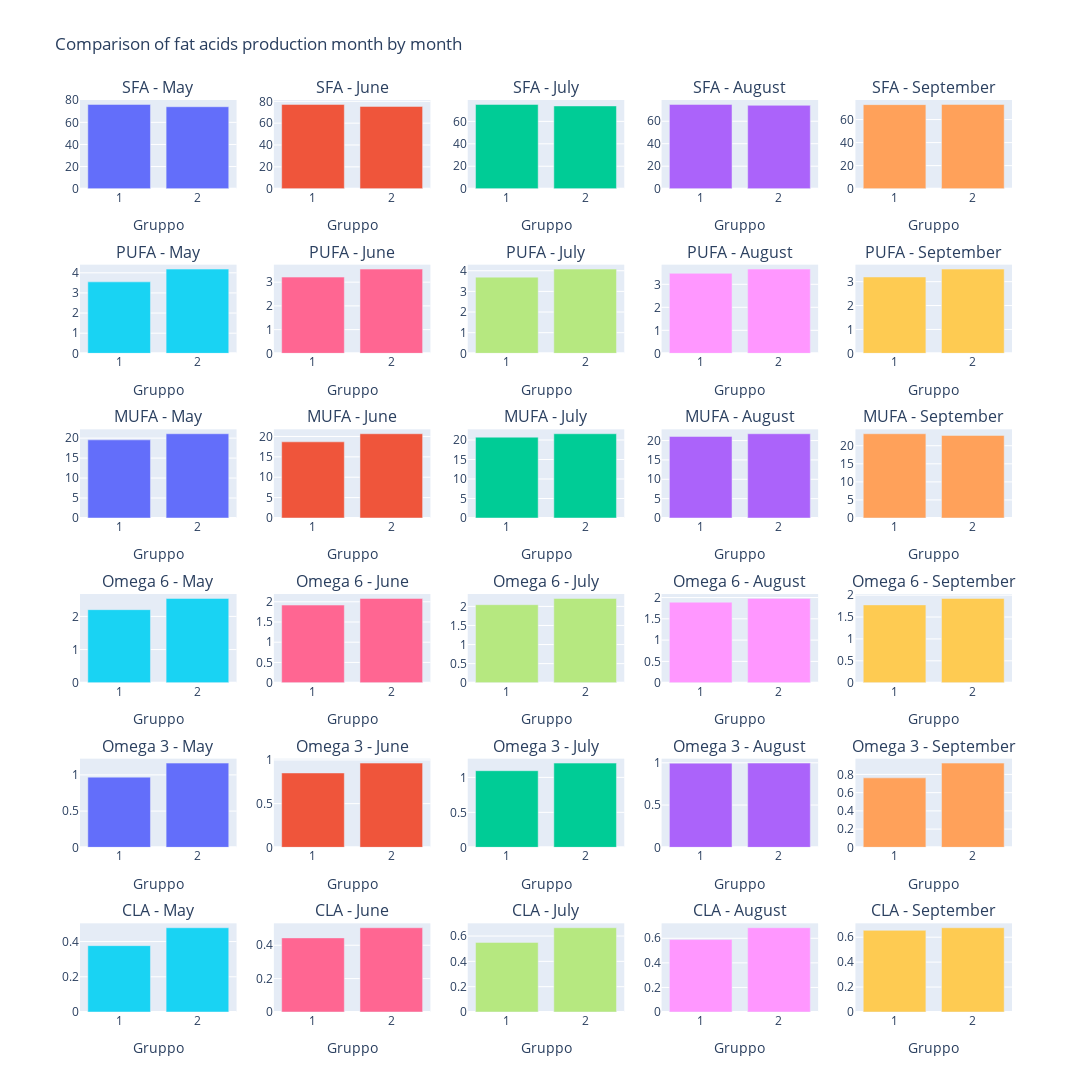

Write notebook code for a chart like this one.
### Markdown cell above
### Creating comparison charts of FAP mean by group and by month

### Code cell
fig = make_subplots(rows=6, cols=5, subplot_titles=("SFA - May","SFA - June",
                                                   "SFA - July", "SFA - August",
                                                   "SFA - September", "PUFA - May",
                                                   "PUFA - June", "PUFA - July",
                                                   "PUFA - August", "PUFA - September",
                                                   "MUFA - May", "MUFA - June",
                                                   "MUFA - July", "MUFA - August",
                                                   "MUFA - September", "Omega 6 - May", "Omega 6 - June",
                                                   "Omega 6 - July", "Omega 6 - August", "Omega 6 - September",
                                                   "Omega 3 - May", "Omega 3 - June",
                                                   "Omega 3 - July", "Omega 3 - August", "Omega 3 - September",
                                                   "CLA - May", "CLA - June", "CLA - July", "CLA - August",
                                                   "CLA - September")
                   )
#Adding traces

#SFA
fig.add_trace(go.Bar(
    x = df_subplots["Gruppo"],
    y = df_subplots['Saturi (SFA)'][df_subplots['Prelievo']=='May']),
    row = 1, col = 1
)
fig.add_trace(go.Bar(
    x = df_subplots["Gruppo"],
    y = df_subplots['Saturi (SFA)'][df_subplots['Prelievo']=='June']),
    row = 1, col = 2
)
fig.add_trace(go.Bar(
    x = df_subplots["Gruppo"],
    y = df_subplots['Saturi (SFA)'][df_subplots['Prelievo']=='July']),
    row = 1, col = 3
)
fig.add_trace(go.Bar(
    x = df_subplots["Gruppo"],
    y = df_subplots['Saturi (SFA)'][df_subplots['Prelievo']=='August']),
    row = 1, col = 4
)
fig.add_trace(go.Bar(
    x = df_subplots["Gruppo"],
    y = df_subplots['Saturi (SFA)'][df_subplots['Prelievo']=='September']),
    row = 1, col = 5
)

#PUFA
fig.add_trace(go.Bar(
    x = df_subplots["Gruppo"],
    y = df_subplots['Polinsaturi (PUFA)'][df_subplots['Prelievo']=='May']),
    row = 2, col = 1
)
fig.add_trace(go.Bar(
    x = df_subplots["Gruppo"],
    y = df_subplots['Polinsaturi (PUFA)'][df_subplots['Prelievo']=='June']),
    row = 2, col = 2
)
fig.add_trace(go.Bar(
    x = df_subplots["Gruppo"],
    y = df_subplots['Polinsaturi (PUFA)'][df_subplots['Prelievo']=='July']),
    row = 2, col = 3
)
fig.add_trace(go.Bar(
    x = df_subplots["Gruppo"],
    y = df_subplots['Polinsaturi (PUFA)'][df_subplots['Prelievo']=='August']),
    row = 2, col = 4
)
fig.add_trace(go.Bar(
    x = df_subplots["Gruppo"],
    y = df_subplots['Polinsaturi (PUFA)'][df_subplots['Prelievo']=='September']),
    row = 2, col = 5
)

#MUFA
fig.add_trace(go.Bar(
    x = df_subplots["Gruppo"],
    y = df_subplots['Monoinsaturi (MUFA)'][df_subplots['Prelievo']=='May']),
    row = 3, col = 1
)
fig.add_trace(go.Bar(
    x = df_subplots["Gruppo"],
    y = df_subplots['Monoinsaturi (MUFA)'][df_subplots['Prelievo']=='June']),
    row = 3, col = 2
)
fig.add_trace(go.Bar(
    x = df_subplots["Gruppo"],
    y = df_subplots['Monoinsaturi (MUFA)'][df_subplots['Prelievo']=='July']),
    row = 3, col = 3
)
fig.add_trace(go.Bar(
    x = df_subplots["Gruppo"],
    y = df_subplots['Monoinsaturi (MUFA)'][df_subplots['Prelievo']=='August']),
    row = 3, col = 4
)
fig.add_trace(go.Bar(
    x = df_subplots["Gruppo"],
    y = df_subplots['Monoinsaturi (MUFA)'][df_subplots['Prelievo']=='September']),
    row = 3, col = 5
)

#Omega 6
fig.add_trace(go.Bar(
    x = df_subplots["Gruppo"],
    y = df_subplots['omega 6'][df_subplots['Prelievo']=='May']),
    row = 4, col = 1
)
fig.add_trace(go.Bar(
    x = df_subplots["Gruppo"],
    y = df_subplots['omega 6'][df_subplots['Prelievo']=='June']),
    row = 4, col = 2
)
fig.add_trace(go.Bar(
    x = df_subplots["Gruppo"],
    y = df_subplots['omega 6'][df_subplots['Prelievo']=='July']),
    row = 4, col = 3
)
fig.add_trace(go.Bar(
    x = df_subplots["Gruppo"],
    y = df_subplots['omega 6'][df_subplots['Prelievo']=='August']),
    row = 4, col = 4
)
fig.add_trace(go.Bar(
    x = df_subplots["Gruppo"],
    y = df_subplots['omega 6'][df_subplots['Prelievo']=='September']),
    row = 4, col = 5
)

#Omega 3
fig.add_trace(go.Bar(
    x = df_subplots["Gruppo"],
    y = df_subplots['omega 3'][df_subplots['Prelievo']=='May']),
    row = 5, col = 1
)
fig.add_trace(go.Bar(
    x = df_subplots["Gruppo"],
    y = df_subplots['omega 3'][df_subplots['Prelievo']=='June']),
    row = 5, col = 2
)
fig.add_trace(go.Bar(
    x = df_subplots["Gruppo"],
    y = df_subplots['omega 3'][df_subplots['Prelievo']=='July']),
    row = 5, col = 3
)
fig.add_trace(go.Bar(
    x = df_subplots["Gruppo"],
    y = df_subplots['omega 3'][df_subplots['Prelievo']=='August']),
    row = 5, col = 4
)
fig.add_trace(go.Bar(
    x = df_subplots["Gruppo"],
    y = df_subplots['omega 3'][df_subplots['Prelievo']=='September']),
    row = 5, col = 5
)

#CLA
fig.add_trace(go.Bar(
    x = df_subplots["Gruppo"],
    y = df_subplots['CLA'][df_subplots['Prelievo']=='May']),
    row = 6, col = 1
)
fig.add_trace(go.Bar(
    x = df_subplots["Gruppo"],
    y = df_subplots['CLA'][df_subplots['Prelievo']=='June']),
    row = 6, col = 2
)
fig.add_trace(go.Bar(
    x = df_subplots["Gruppo"],
    y = df_subplots['CLA'][df_subplots['Prelievo']=='July']),
    row = 6, col = 3
)
fig.add_trace(go.Bar(
    x = df_subplots["Gruppo"],
    y = df_subplots['CLA'][df_subplots['Prelievo']=='August']),
    row = 6, col = 4
)
fig.add_trace(go.Bar(
    x = df_subplots["Gruppo"],
    y = df_subplots['CLA'][df_subplots['Prelievo']=='September']),
    row = 6, col = 5
)

#Updating X-axis properties

#SFA
fig.update_xaxes(title_text="Gruppo", nticks=3, row=1, col=1)
fig.update_xaxes(title_text="Gruppo", nticks=3, row=1, col=2)
fig.update_xaxes(title_text="Gruppo", nticks=3, row=1, col=3)
fig.update_xaxes(title_text="Gruppo", nticks=3, row=1, col=4)
fig.update_xaxes(title_text="Gruppo", nticks=3, row=1, col=5)

#PUFA
fig.update_xaxes(title_text="Gruppo", nticks=3, row=2, col=1)
fig.update_xaxes(title_text="Gruppo", nticks=3, row=2, col=2)
fig.update_xaxes(title_text="Gruppo", nticks=3, row=2, col=3)
fig.update_xaxes(title_text="Gruppo", nticks=3, row=2, col=4)
fig.update_xaxes(title_text="Gruppo", nticks=3, row=2, col=5)

#MUFA
fig.update_xaxes(title_text="Gruppo", nticks=3, row=3, col=1)
fig.update_xaxes(title_text="Gruppo", nticks=3, row=3, col=2)
fig.update_xaxes(title_text="Gruppo", nticks=3, row=3, col=3)
fig.update_xaxes(title_text="Gruppo", nticks=3, row=3, col=4)
fig.update_xaxes(title_text="Gruppo", nticks=3, row=3, col=5)

#Omega 6
fig.update_xaxes(title_text="Gruppo", nticks=3, row=4, col=1)
fig.update_xaxes(title_text="Gruppo", nticks=3, row=4, col=2)
fig.update_xaxes(title_text="Gruppo", nticks=3, row=4, col=3)
fig.update_xaxes(title_text="Gruppo", nticks=3, row=4, col=4)
fig.update_xaxes(title_text="Gruppo", nticks=3, row=4, col=5)

#Omega 3
fig.update_xaxes(title_text="Gruppo", nticks=3, row=5, col=1)
fig.update_xaxes(title_text="Gruppo", nticks=3, row=5, col=2)
fig.update_xaxes(title_text="Gruppo", nticks=3, row=5, col=3)
fig.update_xaxes(title_text="Gruppo", nticks=3, row=5, col=4)
fig.update_xaxes(title_text="Gruppo", nticks=3, row=5, col=5)

#CLA
fig.update_xaxes(title_text="Gruppo", nticks=3, row=6, col=1)
fig.update_xaxes(title_text="Gruppo", nticks=3, row=6, col=2)
fig.update_xaxes(title_text="Gruppo", nticks=3, row=6, col=3)
fig.update_xaxes(title_text="Gruppo", nticks=3, row=6, col=4)
fig.update_xaxes(title_text="Gruppo", nticks=3, row=6, col=5)



fig.update_layout(showlegend=False,height=1500, width=1200, title_text="Comparison of fat acids production month by month")
fig.show()

### Figure 1 — Plotly figure (JSON) as saved in the notebook; plotly's stock layout.template omitted (floating-point values rounded to 4 significant figures)
{"data": [{"type": "bar", "x": [1, 2, 1, 2, 1, 2, 1, 2, 1, 2], "xaxis": "x", "y": [76.22, 74.14], "yaxis": "y"}, {"type": "bar", "x": [1, 2, 1, 2, 1, 2, 1, 2, 1, 2], "xaxis": "x2", "y": [77.16, 75.34], "yaxis": "y2"}, {"type": "bar", "x": [1, 2, 1, 2, 1, 2, 1, 2, 1, 2], "xaxis": "x3", "y": [75.12, 73.78], "yaxis": "y3"}, {"type": "bar", "x": [1, 2, 1, 2, 1, 2, 1, 2, 1, 2], "xaxis": "x4", "y": [74.95, 74.16], "yaxis": "y4"}, {"type": "bar", "x": [1, 2, 1, 2, 1, 2, 1, 2, 1, 2], "xaxis": "x5", "y": [72.95, 73.12], "yaxis": "y5"}, {"type": "bar", "x": [1, 2, 1, 2, 1, 2, 1, 2, 1, 2], "xaxis": "x6", "y": [3.549, 4.183], "yaxis": "y6"}, {"type": "bar", "x": [1, 2, 1, 2, 1, 2, 1, 2, 1, 2], "xaxis": "x7", "y": [3.213, 3.55], "yaxis": "y7"}, {"type": "bar", "x": [1, 2, 1, 2, 1, 2, 1, 2, 1, 2], "xaxis": "x8", "y": [3.691, 4.079], "yaxis": "y8"}, {"type": "bar", "x": [1, 2, 1, 2, 1, 2, 1, 2, 1, 2], "xaxis": "x9", "y": [3.477, 3.661], "yaxis": "y9"}, {"type": "bar", "x": [1, 2, 1, 2, 1, 2, 1, 2, 1, 2], "xaxis": "x10", "y": [3.195, 3.525], "yaxis": "y10"}, {"type": "bar", "x": [1, 2, 1, 2, 1, 2, 1, 2, 1, 2], "xaxis": "x11", "y": [19.56, 21.1], "yaxis": "y11"}, {"type": "bar", "x": [1, 2, 1, 2, 1, 2, 1, 2, 1, 2], "xaxis": "x12", "y": [18.68, 20.66], "yaxis": "y12"}, {"type": "bar", "x": [1, 2, 1, 2, 1, 2, 1, 2, 1, 2], "xaxis": "x13", "y": [20.73, 21.6], "yaxis": "y13"}, {"type": "bar", "x": [1, 2, 1, 2, 1, 2, 1, 2, 1, 2], "xaxis": "x14", "y": [21.06, 21.76], "yaxis": "y14"}, {"type": "bar", "x": [1, 2, 1, 2, 1, 2, 1, 2, 1, 2], "xaxis": "x15", "y": [23.31, 22.85], "yaxis": "y15"}, {"type": "bar", "x": [1, 2, 1, 2, 1, 2, 1, 2, 1, 2], "xaxis": "x16", "y": [2.204, 2.542], "yaxis": "y16"}, {"type": "bar", "x": [1, 2, 1, 2, 1, 2, 1, 2, 1, 2], "xaxis": "x17", "y": [1.918, 2.082], "yaxis": "y17"}, {"type": "bar", "x": [1, 2, 1, 2, 1, 2, 1, 2, 1, 2], "xaxis": "x18", "y": [2.045, 2.209], "yaxis": "y18"}, {"type": "bar", "x": [1, 2, 1, 2, 1, 2, 1, 2, 1, 2], "xaxis": "x19", "y": [1.892, 1.979], "yaxis": "y19"}, {"type": "bar", "x": [1, 2, 1, 2, 1, 2, 1, 2, 1, 2], "xaxis": "x20", "y": [1.778, 1.925], "yaxis": "y20"}, {"type": "bar", "x": [1, 2, 1, 2, 1, 2, 1, 2, 1, 2], "xaxis": "x21", "y": [0.9687, 1.163], "yaxis": "y21"}, {"type": "bar", "x": [1, 2, 1, 2, 1, 2, 1, 2, 1, 2], "xaxis": "x22", "y": [0.8507, 0.9636], "yaxis": "y22"}, {"type": "bar", "x": [1, 2, 1, 2, 1, 2, 1, 2, 1, 2], "xaxis": "x23", "y": [1.096, 1.204], "yaxis": "y23"}, {"type": "bar", "x": [1, 2, 1, 2, 1, 2, 1, 2, 1, 2], "xaxis": "x24", "y": [0.9961, 0.9967], "yaxis": "y24"}, {"type": "bar", "x": [1, 2, 1, 2, 1, 2, 1, 2, 1, 2], "xaxis": "x25", "y": [0.7622, 0.9242], "yaxis": "y25"}, {"type": "bar", "x": [1, 2, 1, 2, 1, 2, 1, 2, 1, 2], "xaxis": "x26", "y": [0.3767, 0.4782], "yaxis": "y26"}, {"type": "bar", "x": [1, 2, 1, 2, 1, 2, 1, 2, 1, 2], "xaxis": "x27", "y": [0.4441, 0.5047], "yaxis": "y27"}, {"type": "bar", "x": [1, 2, 1, 2, 1, 2, 1, 2, 1, 2], "xaxis": "x28", "y": [0.5501, 0.6655], "yaxis": "y28"}, {"type": "bar", "x": [1, 2, 1, 2, 1, 2, 1, 2, 1, 2], "xaxis": "x29", "y": [0.5897, 0.6856], "yaxis": "y29"}, {"type": "bar", "x": [1, 2, 1, 2, 1, 2, 1, 2, 1, 2], "xaxis": "x30", "y": [0.655, 0.6756], "yaxis": "y30"}], "layout": {"annotations": [{"font": {"size": 16}, "showarrow": false, "text": "SFA - May", "x": 0.084, "xanchor": "center", "xref": "paper", "y": 1.0, "yanchor": "bottom", "yref": "paper"}, {"font": {"size": 16}, "showarrow": false, "text": "SFA - June", "x": 0.292, "xanchor": "center", "xref": "paper", "y": 1.0, "yanchor": "bottom", "yref": "paper"}, {"font": {"size": 16}, "showarrow": false, "text": "SFA - July", "x": 0.5, "xanchor": "center", "xref": "paper", "y": 1.0, "yanchor": "bottom", "yref": "paper"}, {"font": {"size": 16}, "showarrow": false, "text": "SFA - August", "x": 0.708, "xanchor": "center", "xref": "paper", "y": 1.0, "yanchor": "bottom", "yref": "paper"}, {"font": {"size": 16}, "showarrow": false, "text": "SFA - September", "x": 0.916, "xanchor": "center", "xref": "paper", "y": 1.0, "yanchor": "bottom", "yref": "paper"}, {"font": {"size": 16}, "showarrow": false, "text": "PUFA - May", "x": 0.084, "xanchor": "center", "xref": "paper", "y": 0.8194, "yanchor": "bottom", "yref": "paper"}, {"font": {"size": 16}, "showarrow": false, "text": "PUFA - June", "x": 0.292, "xanchor": "center", "xref": "paper", "y": 0.8194, "yanchor": "bottom", "yref": "paper"}, {"font": {"size": 16}, "showarrow": false, "text": "PUFA - July", "x": 0.5, "xanchor": "center", "xref": "paper", "y": 0.8194, "yanchor": "bottom", "yref": "paper"}, {"font": {"size": 16}, "showarrow": false, "text": "PUFA - August", "x": 0.708, "xanchor": "center", "xref": "paper", "y": 0.8194, "yanchor": "bottom", "yref": "paper"}, {"font": {"size": 16}, "showarrow": false, "text": "PUFA - September", "x": 0.916, "xanchor": "center", "xref": "paper", "y": 0.8194, "yanchor": "bottom", "yref": "paper"}, {"font": {"size": 16}, "showarrow": false, "text": "MUFA - May", "x": 0.084, "xanchor": "center", "xref": "paper", "y": 0.6389, "yanchor": "bottom", "yref": "paper"}, {"font": {"size": 16}, "showarrow": false, "text": "MUFA - June", "x": 0.292, "xanchor": "center", "xref": "paper", "y": 0.6389, "yanchor": "bottom", "yref": "paper"}, {"font": {"size": 16}, "showarrow": false, "text": "MUFA - July", "x": 0.5, "xanchor": "center", "xref": "paper", "y": 0.6389, "yanchor": "bottom", "yref": "paper"}, {"font": {"size": 16}, "showarrow": false, "text": "MUFA - August", "x": 0.708, "xanchor": "center", "xref": "paper", "y": 0.6389, "yanchor": "bottom", "yref": "paper"}, {"font": {"size": 16}, "showarrow": false, "text": "MUFA - September", "x": 0.916, "xanchor": "center", "xref": "paper", "y": 0.6389, "yanchor": "bottom", "yref": "paper"}, {"font": {"size": 16}, "showarrow": false, "text": "Omega 6 - May", "x": 0.084, "xanchor": "center", "xref": "paper", "y": 0.4583, "yanchor": "bottom", "yref": "paper"}, {"font": {"size": 16}, "showarrow": false, "text": "Omega 6 - June", "x": 0.292, "xanchor": "center", "xref": "paper", "y": 0.4583, "yanchor": "bottom", "yref": "paper"}, {"font": {"size": 16}, "showarrow": false, "text": "Omega 6 - July", "x": 0.5, "xanchor": "center", "xref": "paper", "y": 0.4583, "yanchor": "bottom", "yref": "paper"}, {"font": {"size": 16}, "showarrow": false, "text": "Omega 6 - August", "x": 0.708, "xanchor": "center", "xref": "paper", "y": 0.4583, "yanchor": "bottom", "yref": "paper"}, {"font": {"size": 16}, "showarrow": false, "text": "Omega 6 - September", "x": 0.916, "xanchor": "center", "xref": "paper", "y": 0.4583, "yanchor": "bottom", "yref": "paper"}, {"font": {"size": 16}, "showarrow": false, "text": "Omega 3 - May", "x": 0.084, "xanchor": "center", "xref": "paper", "y": 0.2778, "yanchor": "bottom", "yref": "paper"}, {"font": {"size": 16}, "showarrow": false, "text": "Omega 3 - June", "x": 0.292, "xanchor": "center", "xref": "paper", "y": 0.2778, "yanchor": "bottom", "yref": "paper"}, {"font": {"size": 16}, "showarrow": false, "text": "Omega 3 - July", "x": 0.5, "xanchor": "center", "xref": "paper", "y": 0.2778, "yanchor": "bottom", "yref": "paper"}, {"font": {"size": 16}, "showarrow": false, "text": "Omega 3 - August", "x": 0.708, "xanchor": "center", "xref": "paper", "y": 0.2778, "yanchor": "bottom", "yref": "paper"}, {"font": {"size": 16}, "showarrow": false, "text": "Omega 3 - September", "x": 0.916, "xanchor": "center", "xref": "paper", "y": 0.2778, "yanchor": "bottom", "yref": "paper"}, {"font": {"size": 16}, "showarrow": false, "text": "CLA - May", "x": 0.084, "xanchor": "center", "xref": "paper", "y": 0.09722, "yanchor": "bottom", "yref": "paper"}, {"font": {"size": 16}, "showarrow": false, "text": "CLA - June", "x": 0.292, "xanchor": "center", "xref": "paper", "y": 0.09722, "yanchor": "bottom", "yref": "paper"}, {"font": {"size": 16}, "showarrow": false, "text": "CLA - July", "x": 0.5, "xanchor": "center", "xref": "paper", "y": 0.09722, "yanchor": "bottom", "yref": "paper"}, {"font": {"size": 16}, "showarrow": false, "text": "CLA - August", "x": 0.708, "xanchor": "center", "xref": "paper", "y": 0.09722, "yanchor": "bottom", "yref": "paper"}, {"font": {"size": 16}, "showarrow": false, "text": "CLA - September", "x": 0.916, "xanchor": "center", "xref": "paper", "y": 0.09722, "yanchor": "bottom", "yref": "paper"}], "height": 1500, "showlegend": false, "title": {"text": "Comparison of fat acids production month by month"}, "width": 1200, "xaxis": {"anchor": "y", "domain": [0, 0.168], "nticks": 3, "title": {"text": "Gruppo"}}, "xaxis10": {"anchor": "y10", "domain": [0.832, 1], "nticks": 3, "title": {"text": "Gruppo"}}, "xaxis11": {"anchor": "y11", "domain": [0, 0.168], "nticks": 3, "title": {"text": "Gruppo"}}, "xaxis12": {"anchor": "y12", "domain": [0.208, 0.376], "nticks": 3, "title": {"text": "Gruppo"}}, "xaxis13": {"anchor": "y13", "domain": [0.416, 0.584], "nticks": 3, "title": {"text": "Gruppo"}}, "xaxis14": {"anchor": "y14", "domain": [0.624, 0.792], "nticks": 3, "title": {"text": "Gruppo"}}, "xaxis15": {"anchor": "y15", "domain": [0.832, 1], "nticks": 3, "title": {"text": "Gruppo"}}, "xaxis16": {"anchor": "y16", "domain": [0, 0.168], "nticks": 3, "title": {"text": "Gruppo"}}, "xaxis17": {"anchor": "y17", "domain": [0.208, 0.376], "nticks": 3, "title": {"text": "Gruppo"}}, "xaxis18": {"anchor": "y18", "domain": [0.416, 0.584], "nticks": 3, "title": {"text": "Gruppo"}}, "xaxis19": {"anchor": "y19", "domain": [0.624, 0.792], "nticks": 3, "title": {"text": "Gruppo"}}, "xaxis2": {"anchor": "y2", "domain": [0.208, 0.376], "nticks": 3, "title": {"text": "Gruppo"}}, "xaxis20": {"anchor": "y20", "domain": [0.832, 1], "nticks": 3, "title": {"text": "Gruppo"}}, "xaxis21": {"anchor": "y21", "domain": [0, 0.168], "nticks": 3, "title": {"text": "Gruppo"}}, "xaxis22": {"anchor": "y22", "domain": [0.208, 0.376], "nticks": 3, "title": {"text": "Gruppo"}}, "xaxis23": {"anchor": "y23", "domain": [0.416, 0.584], "nticks": 3, "title": {"text": "Gruppo"}}, "xaxis24": {"anchor": "y24", "domain": [0.624, 0.792], "nticks": 3, "title": {"text": "Gruppo"}}, "xaxis25": {"anchor": "y25", "domain": [0.832, 1], "nticks": 3, "title": {"text": "Gruppo"}}, "xaxis26": {"anchor": "y26", "domain": [0, 0.168], "nticks": 3, "title": {"text": "Gruppo"}}, "xaxis27": {"anchor": "y27", "domain": [0.208, 0.376], "nticks": 3, "title": {"text": "Gruppo"}}, "xaxis28": {"anchor": "y28", "domain": [0.416, 0.584], "nticks": 3, "title": {"text": "Gruppo"}}, "xaxis29": {"anchor": "y29", "domain": [0.624, 0.792], "nticks": 3, "title": {"text": "Gruppo"}}, "xaxis3": {"anchor": "y3", "domain": [0.416, 0.584], "nticks": 3, "title": {"text": "Gruppo"}}, "xaxis30": {"anchor": "y30", "domain": [0.832, 1], "nticks": 3, "title": {"text": "Gruppo"}}, "xaxis4": {"anchor": "y4", "domain": [0.624, 0.792], "nticks": 3, "title": {"text": "Gruppo"}}, "xaxis5": {"anchor": "y5", "domain": [0.832, 1], "nticks": 3, "title": {"text": "Gruppo"}}, "xaxis6": {"anchor": "y6", "domain": [0, 0.168], "nticks": 3, "title": {"text": "Gruppo"}}, "xaxis7": {"anchor": "y7", "domain": [0.208, 0.376], "nticks": 3, "title": {"text": "Gruppo"}}, "xaxis8": {"anchor": "y8", "domain": [0.416, 0.584], "nticks": 3, "title": {"text": "Gruppo"}}, "xaxis9": {"anchor": "y9", "domain": [0.624, 0.792], "nticks": 3, "title": {"text": "Gruppo"}}, "yaxis": {"anchor": "x", "domain": [0.9028, 1.0]}, "yaxis10": {"anchor": "x10", "domain": [0.7222, 0.8194]}, "yaxis11": {"anchor": "x11", "domain": [0.5417, 0.6389]}, "yaxis12": {"anchor": "x12", "domain": [0.5417, 0.6389]}, "yaxis13": {"anchor": "x13", "domain": [0.5417, 0.6389]}, "yaxis14": {"anchor": "x14", "domain": [0.5417, 0.6389]}, "yaxis15": {"anchor": "x15", "domain": [0.5417, 0.6389]}, "yaxis16": {"anchor": "x16", "domain": [0.3611, 0.4583]}, "yaxis17": {"anchor": "x17", "domain": [0.3611, 0.4583]}, "yaxis18": {"anchor": "x18", "domain": [0.3611, 0.4583]}, "yaxis19": {"anchor": "x19", "domain": [0.3611, 0.4583]}, "yaxis2": {"anchor": "x2", "domain": [0.9028, 1.0]}, "yaxis20": {"anchor": "x20", "domain": [0.3611, 0.4583]}, "yaxis21": {"anchor": "x21", "domain": [0.1806, 0.2778]}, "yaxis22": {"anchor": "x22", "domain": [0.1806, 0.2778]}, "yaxis23": {"anchor": "x23", "domain": [0.1806, 0.2778]}, "yaxis24": {"anchor": "x24", "domain": [0.1806, 0.2778]}, "yaxis25": {"anchor": "x25", "domain": [0.1806, 0.2778]}, "yaxis26": {"anchor": "x26", "domain": [0, 0.09722]}, "yaxis27": {"anchor": "x27", "domain": [0, 0.09722]}, "yaxis28": {"anchor": "x28", "domain": [0, 0.09722]}, "yaxis29": {"anchor": "x29", "domain": [0, 0.09722]}, "yaxis3": {"anchor": "x3", "domain": [0.9028, 1.0]}, "yaxis30": {"anchor": "x30", "domain": [0, 0.09722]}, "yaxis4": {"anchor": "x4", "domain": [0.9028, 1.0]}, "yaxis5": {"anchor": "x5", "domain": [0.9028, 1.0]}, "yaxis6": {"anchor": "x6", "domain": [0.7222, 0.8194]}, "yaxis7": {"anchor": "x7", "domain": [0.7222, 0.8194]}, "yaxis8": {"anchor": "x8", "domain": [0.7222, 0.8194]}, "yaxis9": {"anchor": "x9", "domain": [0.7222, 0.8194]}}}
